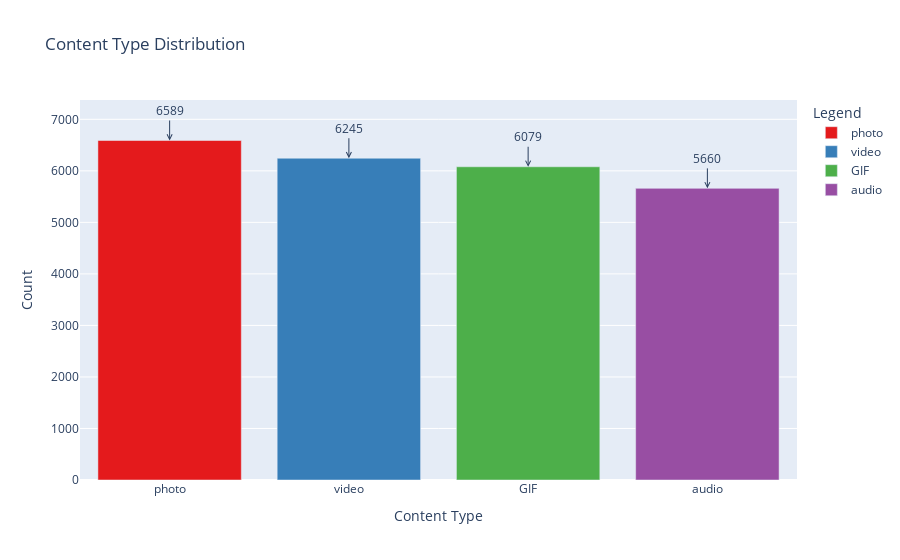

Source (notebook cell):
### Code cell
content_type_counts = data['content_type'].value_counts()

# Define custom colors for each content type
colors = px.colors.qualitative.Set1[:len(content_type_counts)]

# Create a bar chart using Plotly Express with different colors
fig = px.bar(
    x=content_type_counts.index,
    y=content_type_counts.values,
    labels={'y': 'Count', 'x': 'Content Type'},
    color=content_type_counts.index,  # Use content type as color
    color_discrete_map={ctype: color for ctype, color in zip(content_type_counts.index, colors)},  # Assign custom colors
    title='Content Type Distribution',
)
for i, count in enumerate(content_type_counts.values):
    fig.add_annotation(
        x=content_type_counts.index[i],
        y=count,
        text=str(count),
        showarrow=True,
        arrowhead=5,
        ax=0,
        ay=-30,
    )

# Add a legend
fig.update_layout(legend=dict(title=dict(text='Legend')))

# Show the plot
fig.show()

### Figure 1 — Plotly figure (JSON) as saved in the notebook; plotly's stock layout.template omitted (floating-point values rounded to 4 significant figures)
{"data": [{"alignmentgroup": "True", "hovertemplate": "color=photo<br>Content Type=%{x}<br>Count=%{y}<extra></extra>", "legendgroup": "photo", "marker": {"color": "rgb(228,26,28)", "pattern": {"shape": ""}}, "name": "photo", "offsetgroup": "photo", "orientation": "v", "showlegend": true, "textposition": "auto", "type": "bar", "x": ["photo"], "xaxis": "x", "y": [6589], "yaxis": "y"}, {"alignmentgroup": "True", "hovertemplate": "color=video<br>Content Type=%{x}<br>Count=%{y}<extra></extra>", "legendgroup": "video", "marker": {"color": "rgb(55,126,184)", "pattern": {"shape": ""}}, "name": "video", "offsetgroup": "video", "orientation": "v", "showlegend": true, "textposition": "auto", "type": "bar", "x": ["video"], "xaxis": "x", "y": [6245], "yaxis": "y"}, {"alignmentgroup": "True", "hovertemplate": "color=GIF<br>Content Type=%{x}<br>Count=%{y}<extra></extra>", "legendgroup": "GIF", "marker": {"color": "rgb(77,175,74)", "pattern": {"shape": ""}}, "name": "GIF", "offsetgroup": "GIF", "orientation": "v", "showlegend": true, "textposition": "auto", "type": "bar", "x": ["GIF"], "xaxis": "x", "y": [6079], "yaxis": "y"}, {"alignmentgroup": "True", "hovertemplate": "color=audio<br>Content Type=%{x}<br>Count=%{y}<extra></extra>", "legendgroup": "audio", "marker": {"color": "rgb(152,78,163)", "pattern": {"shape": ""}}, "name": "audio", "offsetgroup": "audio", "orientation": "v", "showlegend": true, "textposition": "auto", "type": "bar", "x": ["audio"], "xaxis": "x", "y": [5660], "yaxis": "y"}], "layout": {"annotations": [{"arrowhead": 5, "ax": 0, "ay": -30, "showarrow": true, "text": "6589", "x": "photo", "y": 6589}, {"arrowhead": 5, "ax": 0, "ay": -30, "showarrow": true, "text": "6245", "x": "video", "y": 6245}, {"arrowhead": 5, "ax": 0, "ay": -30, "showarrow": true, "text": "6079", "x": "GIF", "y": 6079}, {"arrowhead": 5, "ax": 0, "ay": -30, "showarrow": true, "text": "5660", "x": "audio", "y": 5660}], "barmode": "relative", "legend": {"title": {"text": "Legend"}, "tracegroupgap": 0}, "title": {"text": "Content Type Distribution"}, "xaxis": {"anchor": "y", "domain": [0, 1], "title": {"text": "Content Type"}}, "yaxis": {"anchor": "x", "domain": [0, 1], "title": {"text": "Count"}}}}
